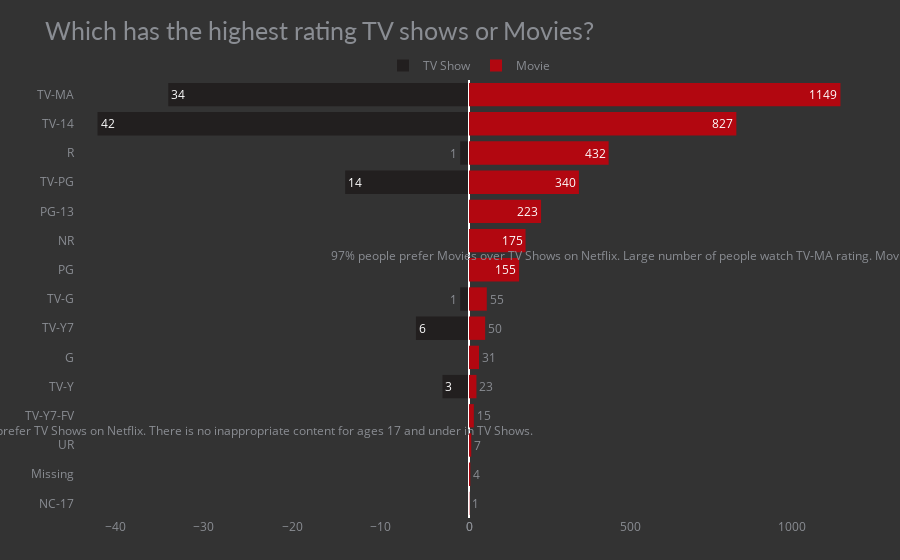

Write notebook code for a chart like this one.
### Markdown cell above
Here for the bi-directional chart, we will make 2 different data frames one for Movies and another one for TV Shows having ratings in them.

We are making 2 subplots and they are sharing the y-axis.

### Code cell
fig = make_subplots(rows=1, cols=2, specs=[[{}, {}]], shared_yaxes=True, horizontal_spacing=0)
# bar plot for tv shows
fig.append_trace(go.Bar(x=df_tv_show.rating, y=df_tv_show.tv_show, orientation='h', showlegend=True, 
                        text=df_tv_show.rating_final, name='TV Show', marker_color='#221f1f'), 1, 1)
# bar plot for movies
fig.append_trace(go.Bar(x=df_movie.rating, y=df_movie.movie, orientation='h', showlegend=True, text=df_movie.rating,
                        name='Movie', marker_color='#b20710'), 1, 2)
fig.update_xaxes(showgrid=False)
fig.update_yaxes(showgrid=False, categoryorder='total ascending', ticksuffix=' ', showline=False)
fig.update_traces(hovertemplate=None, marker=dict(line=dict(width=0)))
fig.update_layout(title='Which has the highest rating TV shows or Movies?',
                  margin=dict(t=80, b=0, l=70, r=40),
                  hovermode="y unified", 
                  xaxis_title=' ', yaxis_title=" ",
                  plot_bgcolor='#333', paper_bgcolor='#333',
                  title_font=dict(size=25, color='#8a8d93', family="Lato, sans-serif"),
                  font=dict(color='#8a8d93'),
                  legend=dict(orientation="h", yanchor="bottom", y=1, xanchor="center", x=0.5),
                  hoverlabel=dict(bgcolor="black", font_size=13, font_family="Lato, sans-serif"))
fig.add_annotation(dict(x=0.81, y=0.6, ax=0, ay=0,
                    xref = "paper", yref = "paper",
                    text= "97% people prefer Movies over TV Shows on Netflix. Large number of people watch TV-MA rating. Movies which are for mature audience."))
fig.add_annotation(dict(x=0.2, y=0.2, ax=0, ay=0,
                    xref = "paper", yref = "paper",
                    text= "3% people prefer TV Shows on Netflix. There is no inappropriate content for ages 17 and under in TV Shows."))

### Figure 1 — Plotly figure (JSON) as saved in the notebook; plotly's stock layout.template omitted (floating-point values rounded to 4 significant figures)
{"data": [{"marker": {"color": "#221f1f", "line": {"width": 0}}, "name": "TV Show", "orientation": "h", "showlegend": true, "text": [42, 34, 14, 6, 3, 1, 1], "type": "bar", "x": [-42, -34, -14, -6, -3, -1, -1], "xaxis": "x", "y": ["TV-14", "TV-MA", "TV-PG", "TV-Y7", "TV-Y", "R", "TV-G"], "yaxis": "y"}, {"marker": {"color": "#b20710", "line": {"width": 0}}, "name": "Movie", "orientation": "h", "showlegend": true, "text": [1149, 827, 432, 340, 223, 175, 155, 55, 50, 31, 23, 15, 7, 4, 1], "type": "bar", "x": [1149, 827, 432, 340, 223, 175, 155, 55, 50, 31, 23, 15, 7, 4, 1], "xaxis": "x2", "y": ["TV-MA", "TV-14", "R", "TV-PG", "PG-13", "NR", "PG", "TV-G", "TV-Y7", "G", "TV-Y", "TV-Y7-FV", "UR", "Missing", "NC-17"], "yaxis": "y2"}], "layout": {"annotations": [{"ax": 0, "ay": 0, "text": "97% people prefer Movies over TV Shows on Netflix. Large number of people watch TV-MA rating. Movies which are for mature audience.", "x": 0.81, "xref": "paper", "y": 0.6, "yref": "paper"}, {"ax": 0, "ay": 0, "text": "3% people prefer TV Shows on Netflix. There is no inappropriate content for ages 17 and under in TV Shows.", "x": 0.2, "xref": "paper", "y": 0.2, "yref": "paper"}], "font": {"color": "#8a8d93"}, "hoverlabel": {"bgcolor": "black", "font": {"family": "Lato, sans-serif", "size": 13}}, "hovermode": "y unified", "legend": {"orientation": "h", "x": 0.5, "xanchor": "center", "y": 1, "yanchor": "bottom"}, "margin": {"b": 0, "l": 70, "r": 40, "t": 80}, "paper_bgcolor": "#333", "plot_bgcolor": "#333", "title": {"font": {"color": "#8a8d93", "family": "Lato, sans-serif", "size": 25}, "text": "Which has the highest rating TV shows or Movies?"}, "xaxis": {"anchor": "y", "domain": [0, 0.5], "showgrid": false, "title": {"text": " "}}, "xaxis2": {"anchor": "y2", "domain": [0.5, 1], "showgrid": false}, "yaxis": {"anchor": "x", "categoryorder": "total ascending", "domain": [0, 1], "showgrid": false, "showline": false, "ticksuffix": " ", "title": {"text": " "}}, "yaxis2": {"anchor": "x2", "categoryorder": "total ascending", "domain": [0, 1], "matches": "y", "showgrid": false, "showline": false, "showticklabels": false, "ticksuffix": " "}}}
